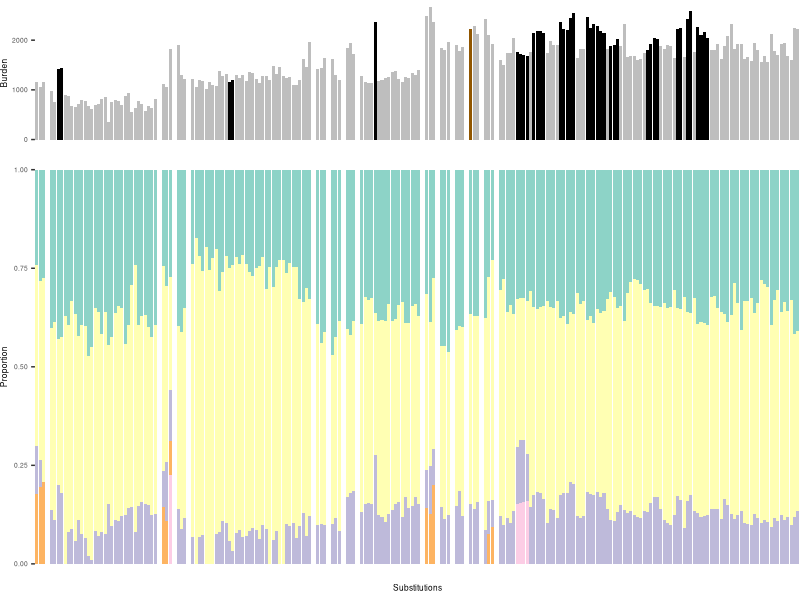
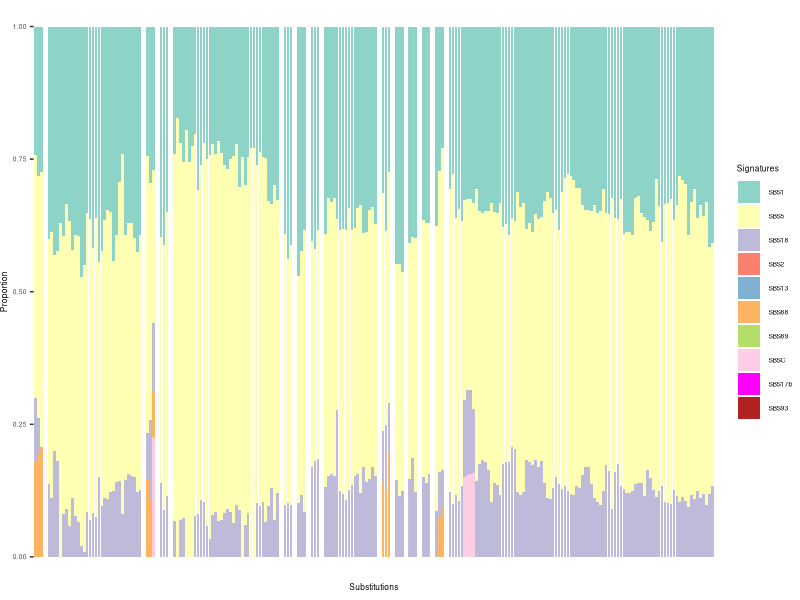
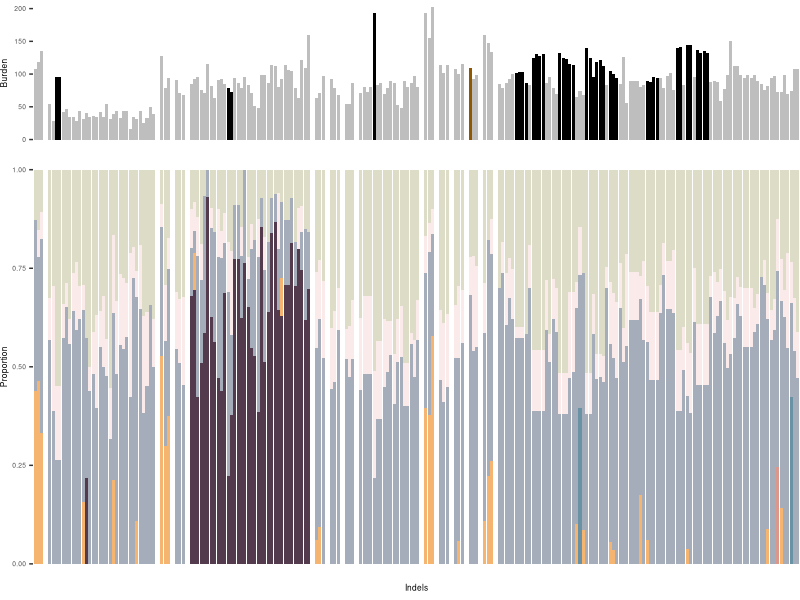
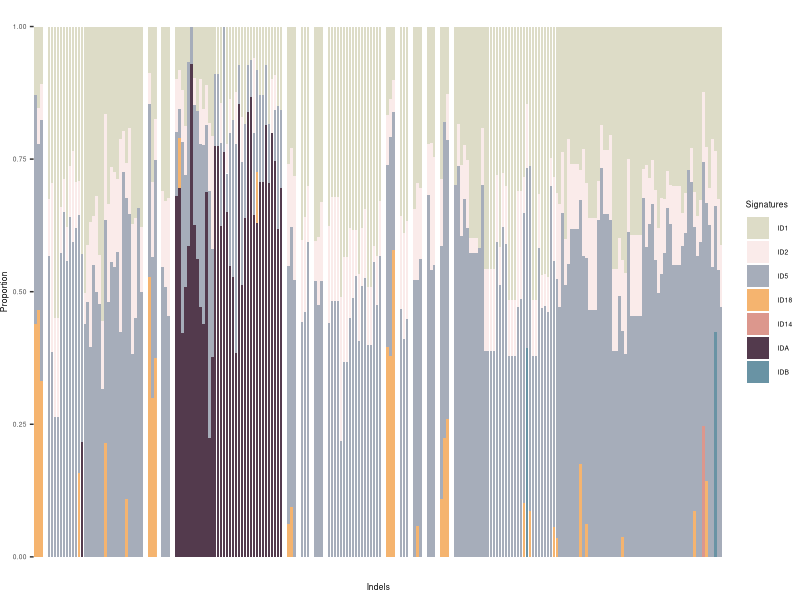
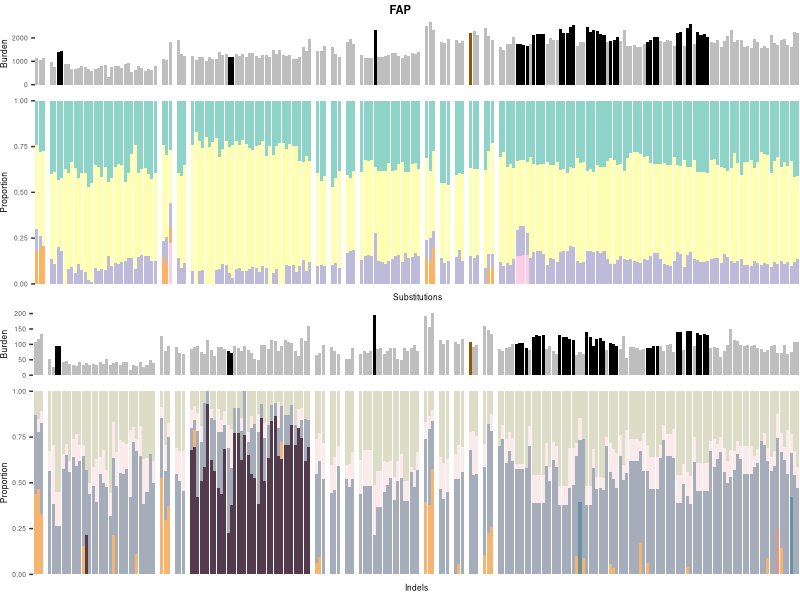
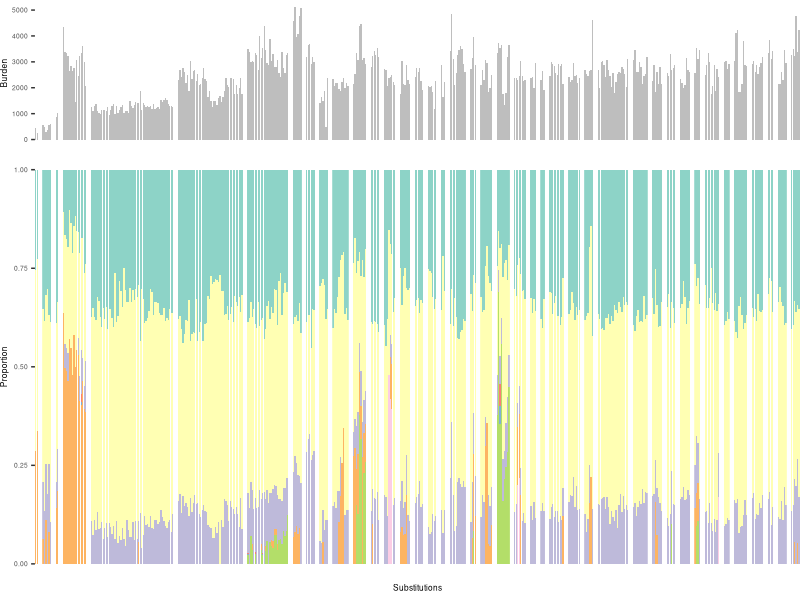
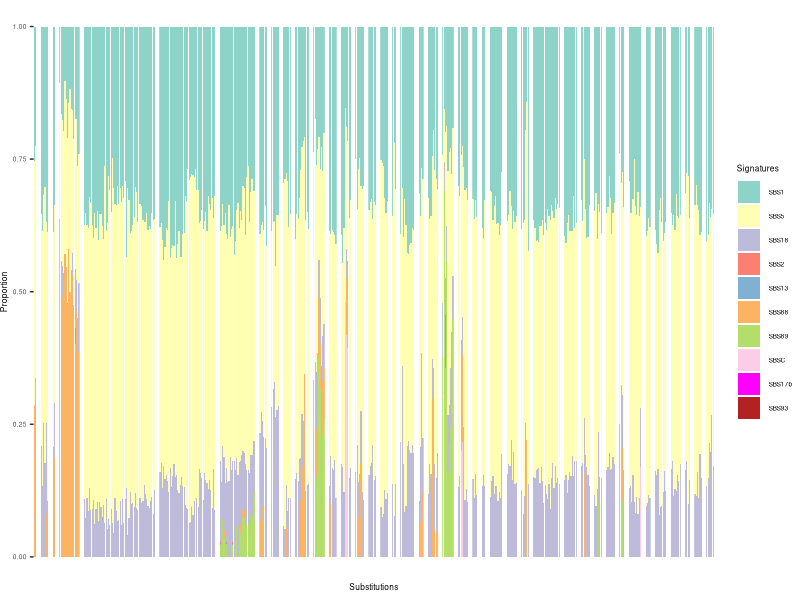
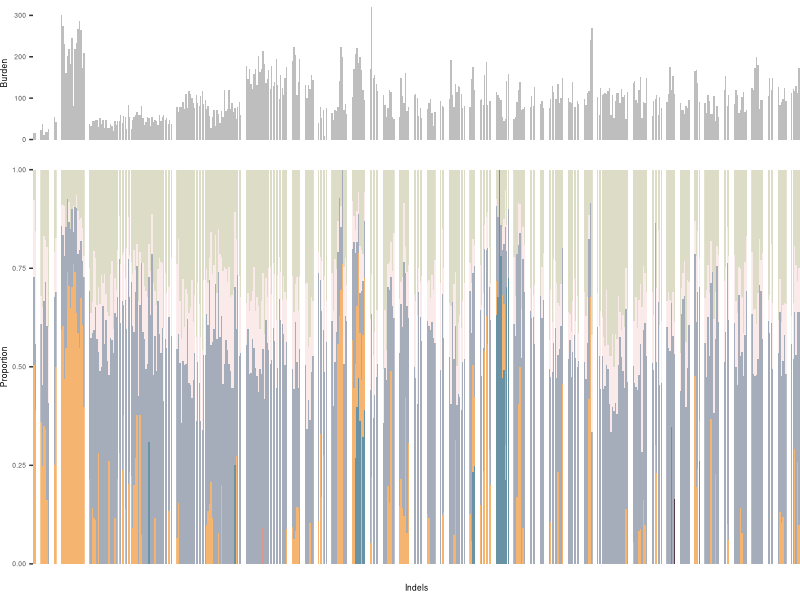

The R source for these figures, in order:
## ---- chunk 1
knitr::opts_chunk$set(tidy=TRUE,warning = FALSE, message = FALSE)
## ---- chunk 2
library(ggplot2)
library(RColorBrewer)
library(nlme)
library(ggpubr)
library(grid)
library(tidyverse)
library(ggtext)
## ---- chunk 3
database = read.csv('../data/fap_database_withexposure.csv',header=T)
ctrl_database = read.csv('../data/ctrl_database_withexposure.csv',header=T)
full_dataset = rbind(database,ctrl_database)
full_dataset=full_dataset[full_dataset$coverage>=10,]

full_dataset$group = 'Control'
full_dataset$group[!is.na(full_dataset$germlinehit)] = 'FAP'

full_dataset = full_dataset[!full_dataset$type %in% c('polyp','large polyp'),]
full_dataset$num_APC = 3-(is.na(full_dataset$somatic1)+is.na(full_dataset$somatic2)+is.na(full_dataset$germlinehit))

full_dataset$type[full_dataset$num_APC>1 & full_dataset$type=='normal'] = 'Normal, APC mut/mut'
full_dataset$type[(full_dataset$num_APC<2) & full_dataset$type %in% c('acf','normal') ]= 'Normal and bystander, APC mut/wt'
full_dataset$type[(full_dataset$num_APC==2) & full_dataset$type == 'acf' ]= 'ACF, APC mut/mut'

# SBS
sig_order=1:10
names(sig_order)=c("SBS1","SBS5","SBS18","SBS2","SBS13","SBS88",'SBS89','SBSC',"SBS17b",'SBS93')

getPalette = colorRampPalette(brewer.pal(9, "Set3"))
all_cols=getPalette(9)
all_cols=all_cols[1:8]
all_cols=c(all_cols,"magenta","firebrick")
names(all_cols)=c("SBS1","SBS5","SBS18","SBS2","SBS13","SBS88",'SBS89','SBSC',"SBS17b",'SBS93')

# colnames(full_dataset)
SBS_sig_proportion <- full_dataset[,c("sample","patient","age","type","sbstotal_corr", "group",
                "SBS1","SBS5","SBS18","SBS2","SBS13","SBS88",'SBS89','SBSC',"SBS17b",'SBS93')]

SBS_sig_proportion[,grep('SBS',colnames(SBS_sig_proportion))]= SBS_sig_proportion[,grep('SBS',colnames(SBS_sig_proportion))]/full_dataset$sbstotal_corr

SBS_sig_proportion = SBS_sig_proportion[order(SBS_sig_proportion$age),]
SBS_sig_proportion$patient = factor(SBS_sig_proportion$patient, levels = unique(SBS_sig_proportion$patient))

SBS_sig_proportion <- gather(SBS_sig_proportion, E1, E2, -sample, -patient, -group, -age, -sbstotal_corr, -type)
SBS_sig_proportion$E1 <- factor(SBS_sig_proportion$E1, levels = c("SBS1","SBS5","SBS18","SBS2","SBS13","SBS88",'SBS89','SBSC',"SBS35","SBS17b","SBS93"))

plot_SBSexposre = ggplot(SBS_sig_proportion[SBS_sig_proportion$group=='FAP',], aes(x = sample, y = E2, fill = E1)) + geom_bar(stat = "identity", show.legend = FALSE) +
    scale_fill_manual(values = all_cols) + theme_bw() + 
  theme(text = element_text(size = 6),
        axis.title.x = element_text(vjust=5),
        axis.text.x = element_blank(),
    axis.ticks.x = element_blank(),
    panel.grid = element_blank(), 
    panel.border = element_blank(), 
    strip.text = element_blank(),
    panel.spacing.x = unit(0.2, "lines"),
    plot.margin = margin(0,0,0,0, "cm")) +
    labs(x = "Substitutions", y = "Proportion", fill = "Signatures") + facet_grid(cols = vars(patient),
    scales = "free_x", space = "free")


bar_cols = c('#4B543B','#F6C5AF','red')
bar_cols = c('grey','#915700','black')
names(bar_cols)=c('Normal and bystander, APC mut/wt','Normal, APC mut/mut','ACF, APC mut/mut')
plot_SBStotal <- ggplot(SBS_sig_proportion[SBS_sig_proportion$group == 'FAP',], aes(x = sample, y = sbstotal_corr,fill = type)) +
  geom_bar(alpha = 0.8, stat = "identity",position = position_dodge(0.99), show.legend = FALSE) + scale_fill_manual(values = bar_cols)+
  theme_bw() +
  theme(text = element_text(size = 6),
        axis.text.x = element_blank(),
        axis.ticks.x = element_blank(),
        panel.grid = element_blank(),
        panel.border = element_blank(),
        strip.text = element_blank(),
        axis.title.x = element_blank(),
        panel.spacing.x = unit(0.2, "lines"),
        plot.margin = margin(0,0,0,0, "cm")) +
  labs(x = "Subtitutions", y = "Burden") + facet_grid(cols = vars(patient),
    scales = "free_x", space = "free")

FAP_SBS_plot <- ggarrange(plot_SBStotal, plot_SBSexposre,
          ncol = 1, nrow=2,heights = c(1, 3), widths = c(6, 6),common.legend = TRUE, legend = "right", align = "v") 
FAP_SBS_plot

## ---- chunk 4
ggplot(SBS_sig_proportion[SBS_sig_proportion$group=='FAP',], aes(x = sample, y = E2, fill = E1)) + geom_bar(stat = "identity") +
    scale_fill_manual(values = all_cols) + theme_bw() + 
  theme(text = element_text(size = 6),
        axis.title.x = element_text(vjust=5),
        axis.text.x = element_blank(),
    axis.ticks.x = element_blank(),
    panel.grid = element_blank(), 
    panel.border = element_blank(), 
    strip.text = element_blank(),
    panel.spacing.x = unit(0.2, "lines"),
    plot.margin = margin(0,0,0,0, "cm")) +
    labs(x = "Substitutions", y = "Proportion", fill = "Signatures") + facet_grid(cols = vars(patient),
    scales = "free_x", space = "free")
## ---- chunk 5

sig_order=1:7
names(sig_order)=c("ID1","ID2","ID18","ID14","IDA","IDB")

all_cols=c("#DDDCC7", "#FAEBEA", "#A6ADBA",'#F5B46F', "#DC978D","#533A4D","#6993A4")
names(all_cols)=c("ID1","ID2","ID5","ID18","ID14","IDA","IDB")

ID_sig_proportion <- full_dataset[,c("sample","patient","age","type","indeltotal_corr", "group",
                "ID1","ID2","ID5","ID18","ID14","IDA","IDB")]
ID_sig_proportion[,grep('ID',colnames(ID_sig_proportion))]= ID_sig_proportion[,grep('ID',colnames(ID_sig_proportion))]/full_dataset$indeltotal_corr

ID_sig_proportion = ID_sig_proportion[order(ID_sig_proportion$age),]
ID_sig_proportion$patient = factor(ID_sig_proportion$patient, levels = unique(ID_sig_proportion$patient))

ID_sig_proportion <- gather(ID_sig_proportion, E1, E2, -sample, -patient, -group, -age, -indeltotal_corr, -type)
ID_sig_proportion$E1 <- factor(ID_sig_proportion$E1, levels = c("ID1","ID2","ID5","ID18","ID14","IDA","IDB"))

ID_sig_proportion$E2[is.na(ID_sig_proportion$E2)] = 0
plot_IDexposre = ggplot(ID_sig_proportion[ID_sig_proportion$group=='FAP',], aes(x = sample, y = E2, fill = E1)) + geom_bar(stat = "identity", show.legend = FALSE) +
    scale_fill_manual(values = all_cols) + theme_bw() + 
  theme(text = element_text(size = 6),
        axis.title.x = element_text(vjust=5),
        axis.text.x = element_blank(),
    axis.ticks.x = element_blank(),
    panel.grid = element_blank(), 
    panel.border = element_blank(), 
    strip.text = element_blank(),
    panel.spacing.x = unit(0.2, "lines"),
    plot.margin = margin(0,0,0,0, "cm"),
    legend.position = "none") +
    labs(x = "Indels", y = "Proportion", fill = "Signatures") + facet_grid(cols = vars(patient),
    scales = "free_x", space = "free")


plot_IDtotal <- ggplot(ID_sig_proportion[ID_sig_proportion$group == 'FAP',], aes(x = sample, y = indeltotal_corr, fill = type)) +
  geom_bar(alpha = 0.8,stat = "identity",position = position_dodge(0.99), show.legend = FALSE) +  
  theme_bw() +scale_fill_manual(values = bar_cols)+
  theme(text = element_text(size = 6),
        axis.text.x = element_blank(),
        axis.ticks.x = element_blank(),
        panel.grid = element_blank(),
        panel.border = element_blank(),
        strip.text = element_blank(),
        axis.title.x = element_blank(),
        panel.spacing.x = unit(0.2, "lines"),
        plot.margin = margin(0,0,0,0, "cm")) +
  labs(x = "Indels", y = "Burden") + facet_grid(cols = vars(patient),
    scales = "free_x", space = "free")

FAP_ID_plot <- ggarrange(plot_IDtotal, plot_IDexposre,
          ncol = 1, nrow=2,heights = c(1, 3), widths = c(6, 6), common.legend = TRUE, legend = "right", align = "v") 
FAP_ID_plot 

## ---- chunk 6
ggplot(ID_sig_proportion[ID_sig_proportion$group=='FAP',], aes(x = sample, y = E2, fill = E1)) + geom_bar(stat = "identity") +
    scale_fill_manual(values = all_cols) + theme_bw() + 
  theme(text = element_text(size = 6),
        axis.title.x = element_text(vjust=5),
        axis.text.x = element_blank(),
        axis.ticks.x = element_blank(),
        panel.grid = element_blank(), 
        panel.border = element_blank(), 
        strip.text = element_blank(),
        panel.spacing.x = unit(0.2, "lines"),
        plot.margin = margin(0,0,0,0, "cm")) +
        labs(x = "Indels", y = "Proportion", fill = "Signatures") + facet_grid(cols = vars(patient),
        scales = "free_x", space = "free")
## ---- chunk 7
FAP_plot<-ggarrange(FAP_SBS_plot, FAP_ID_plot,
          ncol = 1, nrow=2, common.legend = TRUE, legend = "right",  align = "v") 
FAP_plot<-annotate_figure(FAP_plot, top = text_grob("FAP", 
               color = "black", face = "bold", size = 8))

# pdf(paste0("../../figure/Fig3/FAP_plot.pdf"),width = 5, height = 3)
# FAP_plot
# dev.off()
FAP_plot


## ---- chunk 8
# SBS
sig_order=1:10
names(sig_order)=c("SBS1","SBS5","SBS18","SBS2","SBS13","SBS88",'SBS89','SBSC',"SBS17b",'SBS93')

getPalette = colorRampPalette(brewer.pal(9, "Set3"))
all_cols=getPalette(9)
all_cols=all_cols[1:8]
all_cols=c(all_cols,"magenta","firebrick")
names(all_cols)=c("SBS1","SBS5","SBS18","SBS2","SBS13","SBS88",'SBS89','SBSC',"SBS17b",'SBS93')


plot_SBSexposre = ggplot(SBS_sig_proportion[SBS_sig_proportion$group=='Control',], aes(x = sample, y = E2, fill = E1)) + geom_bar(stat = "identity", show.legend = FALSE) +
    scale_fill_manual(values = all_cols) + theme_bw() + 
  theme(text = element_text(size = 6),
        axis.title.x = element_text(vjust=5),
        axis.text.x = element_blank(),
    axis.ticks.x = element_blank(),
    panel.grid = element_blank(), 
    panel.border = element_blank(), 
    strip.text = element_blank(),
    panel.spacing.x = unit(0.2, "lines"),
    plot.margin = margin(0,0,0,0, "cm")) +
    labs(x = "Substitutions", y = "Proportion", fill = "Signatures") + facet_grid(cols = vars(patient),
    scales = "free_x", space = "free")



plot_SBStotal <- ggplot(SBS_sig_proportion[SBS_sig_proportion$group == 'Control',], aes(x = sample, y = sbstotal_corr, fill = type)) +
  geom_bar( alpha = 0.8, stat = "identity",position = position_dodge(0.99), show.legend = FALSE) +  # Add grey bar for 'burden'
  theme_bw() + scale_fill_manual(values = bar_cols)+
  theme(text = element_text(size = 6),
        axis.text.x = element_blank(),
        axis.ticks.x = element_blank(),
        panel.grid = element_blank(),
        panel.border = element_blank(),
        strip.text = element_blank(),
        axis.title.x = element_blank(),
        panel.spacing.x = unit(0.2, "lines"),
        plot.margin = margin(0,0,0,0, "cm")) +
  labs(x = "Subtitutions", y = "Burden") + facet_grid(cols = vars(patient),
    scales = "free_x", space = "free")

Control_SBS_plot <- ggarrange(plot_SBStotal, plot_SBSexposre,
          ncol = 1, nrow=2,heights = c(1, 3), widths = c(6, 6),common.legend = TRUE, legend = "right", align = "v") 
Control_SBS_plot

## ---- chunk 9
ggplot(SBS_sig_proportion[SBS_sig_proportion$group=='Control',], aes(x = sample, y = E2, fill = E1)) + geom_bar(stat = "identity") +
    scale_fill_manual(values = all_cols) + theme_bw() + 
  theme(text = element_text(size = 6),
        axis.title.x = element_text(vjust=5),
        axis.text.x = element_blank(),
    axis.ticks.x = element_blank(),
    panel.grid = element_blank(), 
    panel.border = element_blank(), 
    strip.text = element_blank(),
    panel.spacing.x = unit(0.2, "lines"),
    plot.margin = margin(0,0,0,0, "cm")) +
    labs(x = "Substitutions", y = "Proportion", fill = "Signatures") + facet_grid(cols = vars(patient),
    scales = "free_x", space = "free")
## ---- chunk 10

sig_order=1:7
names(sig_order)=c("ID1","ID2","ID5", "ID18","ID14","IDA","IDB")

getPalette = colorRampPalette(brewer.pal(6, "Set3"))
# all_cols=c(getPalette(6),'grey')
all_cols=c("#DDDCC7", "#FAEBEA", "#A6ADBA",'#F5B46F', "#DC978D","#533A4D","#6993A4")
names(all_cols)=c("ID1","ID2","ID5","ID18","ID14","IDA","IDB")

plot_IDexposre = ggplot(ID_sig_proportion[ID_sig_proportion$group=='Control',], aes(x = sample, y = E2, fill = E1)) + geom_bar(stat = "identity", show.legend = FALSE) +
    scale_fill_manual(values = all_cols) + theme_bw() + 
  theme(text = element_text(size = 6),
        axis.title.x = element_text(vjust=5),
        axis.text.x = element_blank(),
    axis.ticks.x = element_blank(),
    panel.grid = element_blank(), 
    panel.border = element_blank(), 
    strip.text = element_blank(),
    panel.spacing.x = unit(0.2, "lines"),
    plot.margin = margin(0,0,0,0, "cm"),
    legend.position = "none") +
    labs(x = "Indels", y = "Proportion", fill = "Signatures") + facet_grid(cols = vars(patient),
    scales = "free_x", space = "free")

plot_IDtotal <- ggplot(ID_sig_proportion[ID_sig_proportion$group == 'Control',], aes(x = sample, y = indeltotal_corr, fill = type)) +
  geom_bar( alpha = 0.8,stat = "identity",position = position_dodge(0.99), show.legend = FALSE) + 
  theme_bw() +scale_fill_manual(values = bar_cols)+
  theme(text = element_text(size = 6),
        axis.text.x = element_blank(),
        axis.ticks.x = element_blank(),
        panel.grid = element_blank(),
        panel.border = element_blank(),
        strip.text = element_blank(),
        axis.title.x = element_blank(),
        panel.spacing.x = unit(0.2, "lines"),
        plot.margin = margin(0,0,0,0, "cm")) +
  labs(x = "Indels", y = "Burden") + facet_grid(cols = vars(patient),
    scales = "free_x", space = "free")

Control_ID_plot <- ggarrange(plot_IDtotal, plot_IDexposre,
          ncol = 1, nrow=2,heights = c(1, 3), widths = c(6, 6), common.legend = TRUE, legend = "right", align = "v") 
Control_ID_plot 

## ---- chunk 11
ggplot(ID_sig_proportion[ID_sig_proportion$group=='Control',], aes(x = sample, y = E2, fill = E1)) + geom_bar(stat = "identity") +
    scale_fill_manual(values = all_cols) + theme_bw() + 
  theme(text = element_text(size = 6),
        axis.title.x = element_text(vjust=5),
        axis.text.x = element_blank(),
        axis.ticks.x = element_blank(),
        panel.grid = element_blank(), 
        panel.border = element_blank(), 
        strip.text = element_blank(),
        panel.spacing.x = unit(0.2, "lines"),
        plot.margin = margin(0,0,0,0, "cm")) +
        labs(x = "Indels", y = "Proportion", fill = "Signatures") + facet_grid(cols = vars(patient),
        scales = "free_x", space = "free")
## ---- chunk 12
Control_plot<-ggarrange(Control_SBS_plot, Control_ID_plot,
          ncol = 1, nrow=2, common.legend = TRUE, legend = "right",  align = "v") 
Control_plot<-annotate_figure(Control_plot, top = text_grob("Control", 
               color = "black", face = "bold", size = 8))
# pdf(paste0("../../figure/Fig3/Contol_sigs.pdf"),width = 5, height = 3)
# Control_plot
# dev.off()
Control_plot

## ---- chunk 13
full_dataset = rbind(database,ctrl_database)
full_dataset=full_dataset[full_dataset$coverage>=10,]
full_dataset$group = 'Control'
full_dataset$group[!is.na(full_dataset$germlinehit)] = 'FAP'
full_dataset = full_dataset[!full_dataset$type %in% c('polyp','large polyp'),]
full_dataset$num_drivers = 3-(is.na(full_dataset$somatic1)+is.na(full_dataset$somatic2)+is.na(full_dataset$germlinehit))

df = full_dataset
df$type[df$group == 'Control'] = 'Normal crypts, Control, APC wt/wt'
df$type[df$num_drivers>1 & df$type=='normal'] = 'Normal crypts, FAP, APC mut/mut'
df$type[df$group=='FAP' & df$type=='normal' & is.na(df$trapped_in_polyp)] = 'Normal crypts, FAP, APC mut/wt'
df$type[df$type=='acf' & df$num_drivers>1] = 'ACF, FAP, APC mut/mut'
df$type[df$type %in% c('polyp','large polyp')] = 'Polyps, FAP'
df$type[(df$num_drivers<2) & df$type %in% c('acf','normal') & !is.na(df$trapped_in_polyp)]='Bystander crypts, FAP, APC mut/wt'
df$type[(df$num_drivers<2) & df$type %in% c('acf')]='Bystander crypts, FAP, APC mut/wt'
df = df[df$type!='Polyps, FAP',]
df$type = factor(df$type, levels = c('ACF, FAP, APC mut/mut', 'Normal crypts, FAP, APC mut/mut','Bystander crypts, FAP, APC mut/wt', 'Normal crypts, FAP, APC mut/wt','Normal crypts, Control, APC wt/wt' ))

dot_cols = c("#DF5B3F", "#F5B46F", "#3E517A","#70A3C4", "#C7E5EC")
names(dot_cols) = c('ACF, FAP, APC mut/mut', 'Normal crypts, FAP, APC mut/mut','Bystander crypts, FAP, APC mut/wt', 'Normal crypts, FAP, APC mut/wt','Normal crypts, Control, APC wt/wt' )

labels_html <- c(
  "ACF, FAP,<br><i>APC</i><sup>mut/mut</sup>",
  "Normal crypts, FAP,<br><i>APC</i><sup>mut/mut</sup>",
  "Bystander crypts, FAP,<br><i>APC</i><sup>mut/wt</sup>",
  "Normal crypts, FAP,<br><i>APC</i><sup>mut/wt</sup>",
  "Normal crypts, Control,<br><i>APC</i><sup>wt/wt</sup>"
)

p_sbs1 = ggplot(data = df, mapping = aes(x = age, y = SBS1)) +
    # geom_point(aes(colour = type), size = 0.5, alpha = 0.6) +
    geom_jitter(aes(colour = type), width = 0.3, height = 0, alpha = 0.8, size = 0.5) +
    scale_color_manual(name = "Group", values = dot_cols, labels = labels_html)+
    theme_bw() + theme(panel.grid = element_blank(), panel.border = element_blank(),
    axis.line = element_line(size = 0.5, colour = "black")) +
    labs(y = "SBS1 / crypt",
    x = "Age (yrs)") + theme(title = element_text(size = 8), axis.text.y = element_text(size = 8,
    color = "black"), axis.text.x = element_text(size = 8, color = "black"),
    legend.text = ggtext::element_markdown(size = 8))
p_sbs1


## ---- chunk 14
p_sbs5 = ggplot(data = df, mapping = aes(x = age, y = SBS5)) +
    # geom_point(aes(colour = type), size = 0.5, alpha = 0.6) +
    geom_jitter(aes(colour = type), width = 0.3, height = 0, alpha = 0.8, size = 0.5) +
    scale_color_manual(name = "Group", values = dot_cols, labels = labels_html)+
    theme_bw() + theme(panel.grid = element_blank(), panel.border = element_blank(),
    axis.line = element_line(size = 0.5, colour = "black")) +
    labs(y = "SBS5 / crypt",
    x = "Age (yrs)") + theme(title = element_text(size = 8), axis.text.y = element_text(size = 8,
    color = "black"), axis.text.x = element_text(size = 8, color = "black"),
    legend.text = ggtext::element_markdown(size = 8))
p_sbs5


## ---- chunk 15
p_sbs18 = ggplot(data = df, mapping = aes(x = age, y = SBS18)) +
    # geom_point(aes(colour = type), size = 0.5, alpha = 0.6) +
    geom_jitter(aes(colour = type), width = 0.3, height = 0, alpha = 0.8, size = 0.5) +
    scale_color_manual(name = "Group", values = dot_cols, labels = labels_html)+
    theme_bw() + theme(panel.grid = element_blank(), panel.border = element_blank(),
    axis.line = element_line(size = 0.5, colour = "black")) +
    labs(y = "SBS18 / crypt",
    x = "Age (yrs)") + theme(title = element_text(size = 8), axis.text.y = element_text(size = 8,
    color = "black"), axis.text.x = element_text(size = 8, color = "black"),
    legend.text = ggtext::element_markdown(size = 8))
p_sbs18


## ---- chunk 16
sbs_plot<-ggarrange(p_sbs1,p_sbs5,p_sbs18,
          ncol = 3, nrow=1, common.legend = TRUE, legend = "bottom",  align = "v") 

# pdf(paste0("../../figure/Fig3/sbs_plot.pdf"),width = 7, height = 3)
# sbs_plot
# dev.off()

sbs_plot
